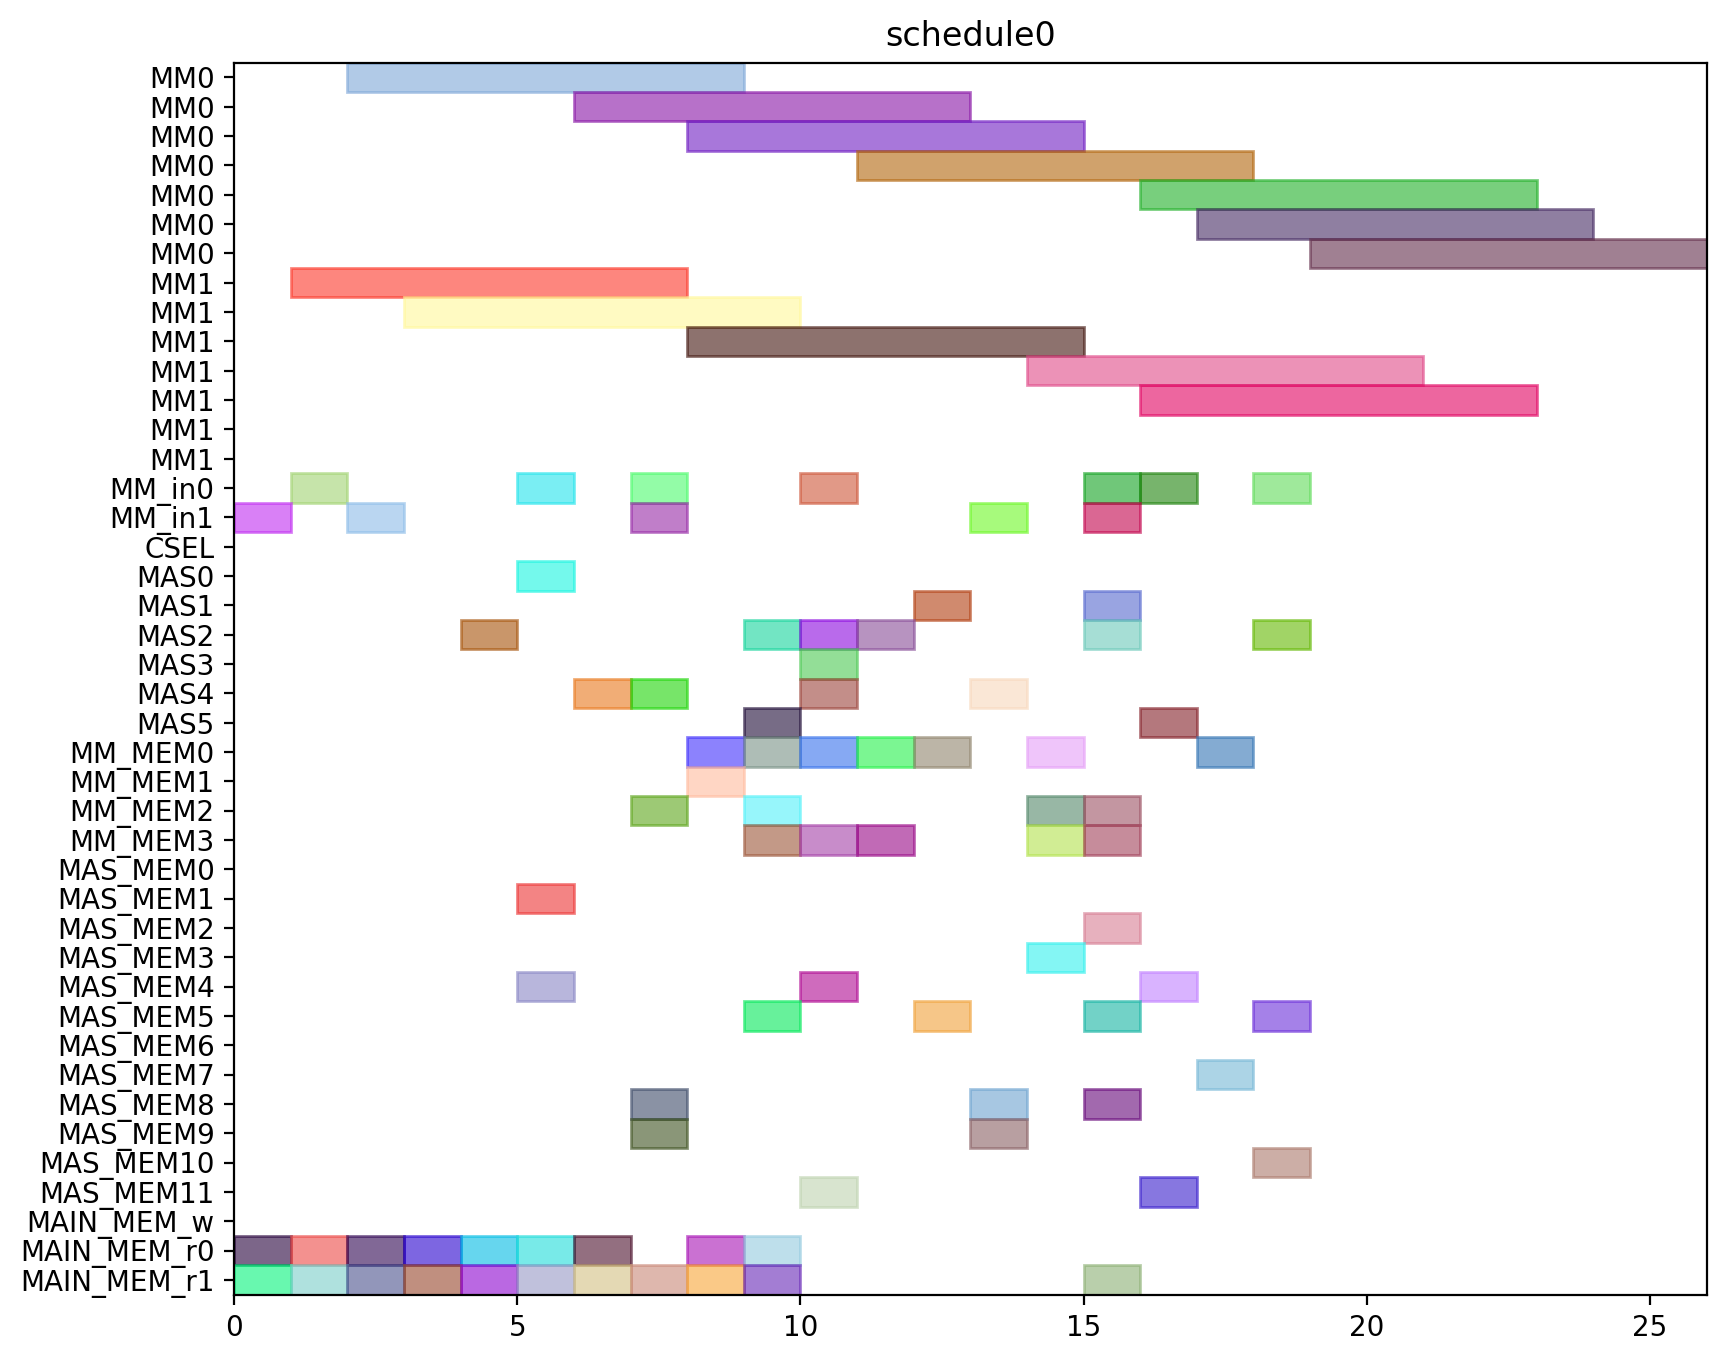

Here is the Python script that generated this plot:
from pyschedule import Scenario, solvers, plotters, alt


def solve():
	horizon = 120
	S = Scenario("schedule0", horizon=horizon)

	# resource
	MM = S.Resources('MM', num=2, size=7)
	MM_in = S.Resources('MM_in', num=2)
	CSEL = S.Resource('CSEL')
	MAS = S.Resources('MAS', num=6, size=1, periods=range(1, horizon))
	MM_MEM = S.Resources('MM_MEM', num=4)
	MAS_MEM = S.Resources('MAS_MEM', num=12)
	MAIN_MEM_w = S.Resource('MAIN_MEM_w', size=1)
	MAIN_MEM_r = S.Resources('MAIN_MEM_r', num=2)

	# result of previous scheduling

	# new tasks
	t0 = S.Task('t0', length=7, delay_cost=1)
	t0 += alt(MM)
	t0_in = S.Task('t0_in', length=1, delay_cost=1)
	t0_in += alt(MM_in)
	S += t0_in*MM_in[0]<=t0*MM[0]
	S += t0_in*MM_in[1]<=t0*MM[1]
	t0_mem0 = S.Task('t0_mem0', length=1, delay_cost=1)
	t0_mem0 += MAIN_MEM_r[0]
	S += t0_mem0 <= t0

	t0_mem1 = S.Task('t0_mem1', length=1, delay_cost=1)
	t0_mem1 += MAIN_MEM_r[1]
	S += t0_mem1 <= t0

	t1 = S.Task('t1', length=7, delay_cost=1)
	t1 += alt(MM)
	t1_in = S.Task('t1_in', length=1, delay_cost=1)
	t1_in += alt(MM_in)
	S += t1_in*MM_in[0]<=t1*MM[0]
	S += t1_in*MM_in[1]<=t1*MM[1]
	t1_mem0 = S.Task('t1_mem0', length=1, delay_cost=1)
	t1_mem0 += MAIN_MEM_r[0]
	S += t1_mem0 <= t1

	t1_mem1 = S.Task('t1_mem1', length=1, delay_cost=1)
	t1_mem1 += MAIN_MEM_r[1]
	S += t1_mem1 <= t1

	t2 = S.Task('t2', length=7, delay_cost=1)
	t2 += alt(MM)
	t2_in = S.Task('t2_in', length=1, delay_cost=1)
	t2_in += alt(MM_in)
	S += t2_in*MM_in[0]<=t2*MM[0]
	S += t2_in*MM_in[1]<=t2*MM[1]
	t2_mem0 = S.Task('t2_mem0', length=1, delay_cost=1)
	t2_mem0 += MAIN_MEM_r[0]
	S += t2_mem0 <= t2

	t2_mem1 = S.Task('t2_mem1', length=1, delay_cost=1)
	t2_mem1 += MAIN_MEM_r[1]
	S += t2_mem1 <= t2

	t3 = S.Task('t3', length=1, delay_cost=1)
	t3 += alt(MAS)
	t3_mem0 = S.Task('t3_mem0', length=1, delay_cost=1)
	t3_mem0 += MAIN_MEM_r[0]
	S += t3_mem0 <= t3

	t3_mem1 = S.Task('t3_mem1', length=1, delay_cost=1)
	t3_mem1 += MAIN_MEM_r[1]
	S += t3_mem1 <= t3

	t4 = S.Task('t4', length=1, delay_cost=1)
	t4 += alt(MAS)
	t4_mem0 = S.Task('t4_mem0', length=1, delay_cost=1)
	t4_mem0 += MAIN_MEM_r[0]
	S += t4_mem0 <= t4

	t4_mem1 = S.Task('t4_mem1', length=1, delay_cost=1)
	t4_mem1 += MAIN_MEM_r[1]
	S += t4_mem1 <= t4

	t8 = S.Task('t8', length=1, delay_cost=1)
	t8 += alt(MAS)
	t8_mem0 = S.Task('t8_mem0', length=1, delay_cost=1)
	t8_mem0 += MAIN_MEM_r[0]
	S += t8_mem0 <= t8

	t8_mem1 = S.Task('t8_mem1', length=1, delay_cost=1)
	t8_mem1 += MAIN_MEM_r[1]
	S += t8_mem1 <= t8

	t9 = S.Task('t9', length=1, delay_cost=1)
	t9 += alt(MAS)
	t9_mem0 = S.Task('t9_mem0', length=1, delay_cost=1)
	t9_mem0 += MAIN_MEM_r[0]
	S += t9_mem0 <= t9

	t9_mem1 = S.Task('t9_mem1', length=1, delay_cost=1)
	t9_mem1 += MAIN_MEM_r[1]
	S += t9_mem1 <= t9

	t13 = S.Task('t13', length=1, delay_cost=1)
	t13 += alt(MAS)
	t13_mem0 = S.Task('t13_mem0', length=1, delay_cost=1)
	t13_mem0 += MAIN_MEM_r[0]
	S += t13_mem0 <= t13

	t13_mem1 = S.Task('t13_mem1', length=1, delay_cost=1)
	t13_mem1 += MAIN_MEM_r[1]
	S += t13_mem1 <= t13

	t14 = S.Task('t14', length=1, delay_cost=1)
	t14 += alt(MAS)
	t14_mem0 = S.Task('t14_mem0', length=1, delay_cost=1)
	t14_mem0 += MAIN_MEM_r[0]
	S += t14_mem0 <= t14

	t14_mem1 = S.Task('t14_mem1', length=1, delay_cost=1)
	t14_mem1 += MAIN_MEM_r[1]
	S += t14_mem1 <= t14

	t5 = S.Task('t5', length=7, delay_cost=1)
	t5 += alt(MM)
	t5_in = S.Task('t5_in', length=1, delay_cost=1)
	t5_in += alt(MM_in)
	S += t5_in*MM_in[0]<=t5*MM[0]
	S += t5_in*MM_in[1]<=t5*MM[1]
	t5_mem0 = S.Task('t5_mem0', length=1, delay_cost=1)
	t5_mem0 += alt(MAS_MEM)
	S += (t3*MAS[0])-1 < t5_mem0*MAS_MEM[0]
	S += (t3*MAS[1])-1 < t5_mem0*MAS_MEM[2]
	S += (t3*MAS[2])-1 < t5_mem0*MAS_MEM[4]
	S += (t3*MAS[3])-1 < t5_mem0*MAS_MEM[6]
	S += (t3*MAS[4])-1 < t5_mem0*MAS_MEM[8]
	S += (t3*MAS[5])-1 < t5_mem0*MAS_MEM[10]
	S += t5_mem0 <= t5

	t5_mem1 = S.Task('t5_mem1', length=1, delay_cost=1)
	t5_mem1 += alt(MAS_MEM)
	S += (t4*MAS[0])-1 < t5_mem1*MAS_MEM[1]
	S += (t4*MAS[1])-1 < t5_mem1*MAS_MEM[3]
	S += (t4*MAS[2])-1 < t5_mem1*MAS_MEM[5]
	S += (t4*MAS[3])-1 < t5_mem1*MAS_MEM[7]
	S += (t4*MAS[4])-1 < t5_mem1*MAS_MEM[9]
	S += (t4*MAS[5])-1 < t5_mem1*MAS_MEM[11]
	S += t5_mem1 <= t5

	t6 = S.Task('t6', length=1, delay_cost=1)
	t6 += alt(MAS)
	t6_mem0 = S.Task('t6_mem0', length=1, delay_cost=1)
	t6_mem0 += alt(MM_MEM)
	S += (t0*MM[0])-1 < t6_mem0*MM_MEM[0]
	S += (t0*MM[1])-1 < t6_mem0*MM_MEM[2]
	S += t6_mem0 <= t6

	t6_mem1 = S.Task('t6_mem1', length=1, delay_cost=1)
	t6_mem1 += alt(MM_MEM)
	S += (t1*MM[0])-1 < t6_mem1*MM_MEM[1]
	S += (t1*MM[1])-1 < t6_mem1*MM_MEM[3]
	S += t6_mem1 <= t6

	t10 = S.Task('t10', length=7, delay_cost=1)
	t10 += alt(MM)
	t10_in = S.Task('t10_in', length=1, delay_cost=1)
	t10_in += alt(MM_in)
	S += t10_in*MM_in[0]<=t10*MM[0]
	S += t10_in*MM_in[1]<=t10*MM[1]
	t10_mem0 = S.Task('t10_mem0', length=1, delay_cost=1)
	t10_mem0 += alt(MAS_MEM)
	S += (t8*MAS[0])-1 < t10_mem0*MAS_MEM[0]
	S += (t8*MAS[1])-1 < t10_mem0*MAS_MEM[2]
	S += (t8*MAS[2])-1 < t10_mem0*MAS_MEM[4]
	S += (t8*MAS[3])-1 < t10_mem0*MAS_MEM[6]
	S += (t8*MAS[4])-1 < t10_mem0*MAS_MEM[8]
	S += (t8*MAS[5])-1 < t10_mem0*MAS_MEM[10]
	S += t10_mem0 <= t10

	t10_mem1 = S.Task('t10_mem1', length=1, delay_cost=1)
	t10_mem1 += alt(MAS_MEM)
	S += (t9*MAS[0])-1 < t10_mem1*MAS_MEM[1]
	S += (t9*MAS[1])-1 < t10_mem1*MAS_MEM[3]
	S += (t9*MAS[2])-1 < t10_mem1*MAS_MEM[5]
	S += (t9*MAS[3])-1 < t10_mem1*MAS_MEM[7]
	S += (t9*MAS[4])-1 < t10_mem1*MAS_MEM[9]
	S += (t9*MAS[5])-1 < t10_mem1*MAS_MEM[11]
	S += t10_mem1 <= t10

	t11 = S.Task('t11', length=1, delay_cost=1)
	t11 += alt(MAS)
	t11_mem0 = S.Task('t11_mem0', length=1, delay_cost=1)
	t11_mem0 += alt(MM_MEM)
	S += (t1*MM[0])-1 < t11_mem0*MM_MEM[0]
	S += (t1*MM[1])-1 < t11_mem0*MM_MEM[2]
	S += t11_mem0 <= t11

	t11_mem1 = S.Task('t11_mem1', length=1, delay_cost=1)
	t11_mem1 += alt(MM_MEM)
	S += (t2*MM[0])-1 < t11_mem1*MM_MEM[1]
	S += (t2*MM[1])-1 < t11_mem1*MM_MEM[3]
	S += t11_mem1 <= t11

	t15 = S.Task('t15', length=7, delay_cost=1)
	t15 += alt(MM)
	t15_in = S.Task('t15_in', length=1, delay_cost=1)
	t15_in += alt(MM_in)
	S += t15_in*MM_in[0]<=t15*MM[0]
	S += t15_in*MM_in[1]<=t15*MM[1]
	t15_mem0 = S.Task('t15_mem0', length=1, delay_cost=1)
	t15_mem0 += alt(MAS_MEM)
	S += (t13*MAS[0])-1 < t15_mem0*MAS_MEM[0]
	S += (t13*MAS[1])-1 < t15_mem0*MAS_MEM[2]
	S += (t13*MAS[2])-1 < t15_mem0*MAS_MEM[4]
	S += (t13*MAS[3])-1 < t15_mem0*MAS_MEM[6]
	S += (t13*MAS[4])-1 < t15_mem0*MAS_MEM[8]
	S += (t13*MAS[5])-1 < t15_mem0*MAS_MEM[10]
	S += t15_mem0 <= t15

	t15_mem1 = S.Task('t15_mem1', length=1, delay_cost=1)
	t15_mem1 += alt(MAS_MEM)
	S += (t14*MAS[0])-1 < t15_mem1*MAS_MEM[1]
	S += (t14*MAS[1])-1 < t15_mem1*MAS_MEM[3]
	S += (t14*MAS[2])-1 < t15_mem1*MAS_MEM[5]
	S += (t14*MAS[3])-1 < t15_mem1*MAS_MEM[7]
	S += (t14*MAS[4])-1 < t15_mem1*MAS_MEM[9]
	S += (t14*MAS[5])-1 < t15_mem1*MAS_MEM[11]
	S += t15_mem1 <= t15

	t16 = S.Task('t16', length=1, delay_cost=1)
	t16 += alt(MAS)
	t16_mem0 = S.Task('t16_mem0', length=1, delay_cost=1)
	t16_mem0 += alt(MM_MEM)
	S += (t0*MM[0])-1 < t16_mem0*MM_MEM[0]
	S += (t0*MM[1])-1 < t16_mem0*MM_MEM[2]
	S += t16_mem0 <= t16

	t16_mem1 = S.Task('t16_mem1', length=1, delay_cost=1)
	t16_mem1 += alt(MM_MEM)
	S += (t2*MM[0])-1 < t16_mem1*MM_MEM[1]
	S += (t2*MM[1])-1 < t16_mem1*MM_MEM[3]
	S += t16_mem1 <= t16

	t18 = S.Task('t18', length=1, delay_cost=1)
	t18 += alt(MAS)
	t18_mem0 = S.Task('t18_mem0', length=1, delay_cost=1)
	t18_mem0 += alt(MM_MEM)
	S += (t0*MM[0])-1 < t18_mem0*MM_MEM[0]
	S += (t0*MM[1])-1 < t18_mem0*MM_MEM[2]
	S += t18_mem0 <= t18

	t18_mem1 = S.Task('t18_mem1', length=1, delay_cost=1)
	t18_mem1 += alt(MM_MEM)
	S += (t0*MM[0])-1 < t18_mem1*MM_MEM[1]
	S += (t0*MM[1])-1 < t18_mem1*MM_MEM[3]
	S += t18_mem1 <= t18

	t20 = S.Task('t20', length=7, delay_cost=1)
	t20 += alt(MM)
	t20_in = S.Task('t20_in', length=1, delay_cost=1)
	t20_in += alt(MM_in)
	S += t20_in*MM_in[0]<=t20*MM[0]
	S += t20_in*MM_in[1]<=t20*MM[1]
	t20_mem0 = S.Task('t20_mem0', length=1, delay_cost=1)
	t20_mem0 += alt(MM_MEM)
	S += (t2*MM[0])-1 < t20_mem0*MM_MEM[0]
	S += (t2*MM[1])-1 < t20_mem0*MM_MEM[2]
	S += t20_mem0 <= t20

	t20_mem1 = S.Task('t20_mem1', length=1, delay_cost=1)
	t20_mem1 += MAIN_MEM_r[1]
	S += t20_mem1 <= t20

	t7 = S.Task('t7', length=1, delay_cost=1)
	t7 += alt(MAS)
	t7_mem0 = S.Task('t7_mem0', length=1, delay_cost=1)
	t7_mem0 += alt(MM_MEM)
	S += (t5*MM[0])-1 < t7_mem0*MM_MEM[0]
	S += (t5*MM[1])-1 < t7_mem0*MM_MEM[2]
	S += t7_mem0 <= t7

	t7_mem1 = S.Task('t7_mem1', length=1, delay_cost=1)
	t7_mem1 += alt(MAS_MEM)
	S += (t6*MAS[0])-1 < t7_mem1*MAS_MEM[1]
	S += (t6*MAS[1])-1 < t7_mem1*MAS_MEM[3]
	S += (t6*MAS[2])-1 < t7_mem1*MAS_MEM[5]
	S += (t6*MAS[3])-1 < t7_mem1*MAS_MEM[7]
	S += (t6*MAS[4])-1 < t7_mem1*MAS_MEM[9]
	S += (t6*MAS[5])-1 < t7_mem1*MAS_MEM[11]
	S += t7_mem1 <= t7

	t12 = S.Task('t12', length=1, delay_cost=1)
	t12 += alt(MAS)
	t12_mem0 = S.Task('t12_mem0', length=1, delay_cost=1)
	t12_mem0 += alt(MM_MEM)
	S += (t10*MM[0])-1 < t12_mem0*MM_MEM[0]
	S += (t10*MM[1])-1 < t12_mem0*MM_MEM[2]
	S += t12_mem0 <= t12

	t12_mem1 = S.Task('t12_mem1', length=1, delay_cost=1)
	t12_mem1 += alt(MAS_MEM)
	S += (t11*MAS[0])-1 < t12_mem1*MAS_MEM[1]
	S += (t11*MAS[1])-1 < t12_mem1*MAS_MEM[3]
	S += (t11*MAS[2])-1 < t12_mem1*MAS_MEM[5]
	S += (t11*MAS[3])-1 < t12_mem1*MAS_MEM[7]
	S += (t11*MAS[4])-1 < t12_mem1*MAS_MEM[9]
	S += (t11*MAS[5])-1 < t12_mem1*MAS_MEM[11]
	S += t12_mem1 <= t12

	t17 = S.Task('t17', length=1, delay_cost=1)
	t17 += alt(MAS)
	t17_mem0 = S.Task('t17_mem0', length=1, delay_cost=1)
	t17_mem0 += alt(MM_MEM)
	S += (t15*MM[0])-1 < t17_mem0*MM_MEM[0]
	S += (t15*MM[1])-1 < t17_mem0*MM_MEM[2]
	S += t17_mem0 <= t17

	t17_mem1 = S.Task('t17_mem1', length=1, delay_cost=1)
	t17_mem1 += alt(MAS_MEM)
	S += (t16*MAS[0])-1 < t17_mem1*MAS_MEM[1]
	S += (t16*MAS[1])-1 < t17_mem1*MAS_MEM[3]
	S += (t16*MAS[2])-1 < t17_mem1*MAS_MEM[5]
	S += (t16*MAS[3])-1 < t17_mem1*MAS_MEM[7]
	S += (t16*MAS[4])-1 < t17_mem1*MAS_MEM[9]
	S += (t16*MAS[5])-1 < t17_mem1*MAS_MEM[11]
	S += t17_mem1 <= t17

	t19 = S.Task('t19', length=1, delay_cost=1)
	t19 += alt(MAS)
	t19_mem0 = S.Task('t19_mem0', length=1, delay_cost=1)
	t19_mem0 += alt(MM_MEM)
	S += (t0*MM[0])-1 < t19_mem0*MM_MEM[0]
	S += (t0*MM[1])-1 < t19_mem0*MM_MEM[2]
	S += t19_mem0 <= t19

	t19_mem1 = S.Task('t19_mem1', length=1, delay_cost=1)
	t19_mem1 += alt(MAS_MEM)
	S += (t18*MAS[0])-1 < t19_mem1*MAS_MEM[1]
	S += (t18*MAS[1])-1 < t19_mem1*MAS_MEM[3]
	S += (t18*MAS[2])-1 < t19_mem1*MAS_MEM[5]
	S += (t18*MAS[3])-1 < t19_mem1*MAS_MEM[7]
	S += (t18*MAS[4])-1 < t19_mem1*MAS_MEM[9]
	S += (t18*MAS[5])-1 < t19_mem1*MAS_MEM[11]
	S += t19_mem1 <= t19

	t21 = S.Task('t21', length=1, delay_cost=1)
	t21 += alt(MAS)
	t21_mem0 = S.Task('t21_mem0', length=1, delay_cost=1)
	t21_mem0 += alt(MM_MEM)
	S += (t1*MM[0])-1 < t21_mem0*MM_MEM[0]
	S += (t1*MM[1])-1 < t21_mem0*MM_MEM[2]
	S += t21_mem0 <= t21

	t21_mem1 = S.Task('t21_mem1', length=1, delay_cost=1)
	t21_mem1 += alt(MM_MEM)
	S += (t20*MM[0])-1 < t21_mem1*MM_MEM[1]
	S += (t20*MM[1])-1 < t21_mem1*MM_MEM[3]
	S += t21_mem1 <= t21

	t22 = S.Task('t22', length=1, delay_cost=1)
	t22 += alt(MAS)
	t22_mem0 = S.Task('t22_mem0', length=1, delay_cost=1)
	t22_mem0 += alt(MM_MEM)
	S += (t1*MM[0])-1 < t22_mem0*MM_MEM[0]
	S += (t1*MM[1])-1 < t22_mem0*MM_MEM[2]
	S += t22_mem0 <= t22

	t22_mem1 = S.Task('t22_mem1', length=1, delay_cost=1)
	t22_mem1 += alt(MM_MEM)
	S += (t20*MM[0])-1 < t22_mem1*MM_MEM[1]
	S += (t20*MM[1])-1 < t22_mem1*MM_MEM[3]
	S += t22_mem1 <= t22

	t23 = S.Task('t23', length=7, delay_cost=1)
	t23 += alt(MM)
	t23_in = S.Task('t23_in', length=1, delay_cost=1)
	t23_in += alt(MM_in)
	S += t23_in*MM_in[0]<=t23*MM[0]
	S += t23_in*MM_in[1]<=t23*MM[1]
	t23_mem0 = S.Task('t23_mem0', length=1, delay_cost=1)
	t23_mem0 += alt(MAS_MEM)
	S += (t17*MAS[0])-1 < t23_mem0*MAS_MEM[0]
	S += (t17*MAS[1])-1 < t23_mem0*MAS_MEM[2]
	S += (t17*MAS[2])-1 < t23_mem0*MAS_MEM[4]
	S += (t17*MAS[3])-1 < t23_mem0*MAS_MEM[6]
	S += (t17*MAS[4])-1 < t23_mem0*MAS_MEM[8]
	S += (t17*MAS[5])-1 < t23_mem0*MAS_MEM[10]
	S += t23_mem0 <= t23

	t23_mem1 = S.Task('t23_mem1', length=1, delay_cost=1)
	t23_mem1 += MAIN_MEM_r[1]
	S += t23_mem1 <= t23

	t25 = S.Task('t25', length=7, delay_cost=1)
	t25 += alt(MM)
	t25_in = S.Task('t25_in', length=1, delay_cost=1)
	t25_in += alt(MM_in)
	S += t25_in*MM_in[0]<=t25*MM[0]
	S += t25_in*MM_in[1]<=t25*MM[1]
	t25_mem0 = S.Task('t25_mem0', length=1, delay_cost=1)
	t25_mem0 += alt(MAS_MEM)
	S += (t7*MAS[0])-1 < t25_mem0*MAS_MEM[0]
	S += (t7*MAS[1])-1 < t25_mem0*MAS_MEM[2]
	S += (t7*MAS[2])-1 < t25_mem0*MAS_MEM[4]
	S += (t7*MAS[3])-1 < t25_mem0*MAS_MEM[6]
	S += (t7*MAS[4])-1 < t25_mem0*MAS_MEM[8]
	S += (t7*MAS[5])-1 < t25_mem0*MAS_MEM[10]
	S += t25_mem0 <= t25

	t25_mem1 = S.Task('t25_mem1', length=1, delay_cost=1)
	t25_mem1 += alt(MAS_MEM)
	S += (t22*MAS[0])-1 < t25_mem1*MAS_MEM[1]
	S += (t22*MAS[1])-1 < t25_mem1*MAS_MEM[3]
	S += (t22*MAS[2])-1 < t25_mem1*MAS_MEM[5]
	S += (t22*MAS[3])-1 < t25_mem1*MAS_MEM[7]
	S += (t22*MAS[4])-1 < t25_mem1*MAS_MEM[9]
	S += (t22*MAS[5])-1 < t25_mem1*MAS_MEM[11]
	S += t25_mem1 <= t25

	t27 = S.Task('t27', length=7, delay_cost=1)
	t27 += alt(MM)
	t27_in = S.Task('t27_in', length=1, delay_cost=1)
	t27_in += alt(MM_in)
	S += t27_in*MM_in[0]<=t27*MM[0]
	S += t27_in*MM_in[1]<=t27*MM[1]
	t27_mem0 = S.Task('t27_mem0', length=1, delay_cost=1)
	t27_mem0 += alt(MAS_MEM)
	S += (t22*MAS[0])-1 < t27_mem0*MAS_MEM[0]
	S += (t22*MAS[1])-1 < t27_mem0*MAS_MEM[2]
	S += (t22*MAS[2])-1 < t27_mem0*MAS_MEM[4]
	S += (t22*MAS[3])-1 < t27_mem0*MAS_MEM[6]
	S += (t22*MAS[4])-1 < t27_mem0*MAS_MEM[8]
	S += (t22*MAS[5])-1 < t27_mem0*MAS_MEM[10]
	S += t27_mem0 <= t27

	t27_mem1 = S.Task('t27_mem1', length=1, delay_cost=1)
	t27_mem1 += alt(MAS_MEM)
	S += (t21*MAS[0])-1 < t27_mem1*MAS_MEM[1]
	S += (t21*MAS[1])-1 < t27_mem1*MAS_MEM[3]
	S += (t21*MAS[2])-1 < t27_mem1*MAS_MEM[5]
	S += (t21*MAS[3])-1 < t27_mem1*MAS_MEM[7]
	S += (t21*MAS[4])-1 < t27_mem1*MAS_MEM[9]
	S += (t21*MAS[5])-1 < t27_mem1*MAS_MEM[11]
	S += t27_mem1 <= t27

	t28 = S.Task('t28', length=7, delay_cost=1)
	t28 += alt(MM)
	t28_in = S.Task('t28_in', length=1, delay_cost=1)
	t28_in += alt(MM_in)
	S += t28_in*MM_in[0]<=t28*MM[0]
	S += t28_in*MM_in[1]<=t28*MM[1]
	t28_mem0 = S.Task('t28_mem0', length=1, delay_cost=1)
	t28_mem0 += alt(MAS_MEM)
	S += (t19*MAS[0])-1 < t28_mem0*MAS_MEM[0]
	S += (t19*MAS[1])-1 < t28_mem0*MAS_MEM[2]
	S += (t19*MAS[2])-1 < t28_mem0*MAS_MEM[4]
	S += (t19*MAS[3])-1 < t28_mem0*MAS_MEM[6]
	S += (t19*MAS[4])-1 < t28_mem0*MAS_MEM[8]
	S += (t19*MAS[5])-1 < t28_mem0*MAS_MEM[10]
	S += t28_mem0 <= t28

	t28_mem1 = S.Task('t28_mem1', length=1, delay_cost=1)
	t28_mem1 += alt(MAS_MEM)
	S += (t7*MAS[0])-1 < t28_mem1*MAS_MEM[1]
	S += (t7*MAS[1])-1 < t28_mem1*MAS_MEM[3]
	S += (t7*MAS[2])-1 < t28_mem1*MAS_MEM[5]
	S += (t7*MAS[3])-1 < t28_mem1*MAS_MEM[7]
	S += (t7*MAS[4])-1 < t28_mem1*MAS_MEM[9]
	S += (t7*MAS[5])-1 < t28_mem1*MAS_MEM[11]
	S += t28_mem1 <= t28

	t29 = S.Task('t29', length=7, delay_cost=1)
	t29 += alt(MM)
	t29_in = S.Task('t29_in', length=1, delay_cost=1)
	t29_in += alt(MM_in)
	S += t29_in*MM_in[0]<=t29*MM[0]
	S += t29_in*MM_in[1]<=t29*MM[1]
	t29_mem0 = S.Task('t29_mem0', length=1, delay_cost=1)
	t29_mem0 += alt(MAS_MEM)
	S += (t21*MAS[0])-1 < t29_mem0*MAS_MEM[0]
	S += (t21*MAS[1])-1 < t29_mem0*MAS_MEM[2]
	S += (t21*MAS[2])-1 < t29_mem0*MAS_MEM[4]
	S += (t21*MAS[3])-1 < t29_mem0*MAS_MEM[6]
	S += (t21*MAS[4])-1 < t29_mem0*MAS_MEM[8]
	S += (t21*MAS[5])-1 < t29_mem0*MAS_MEM[10]
	S += t29_mem0 <= t29

	t29_mem1 = S.Task('t29_mem1', length=1, delay_cost=1)
	t29_mem1 += alt(MAS_MEM)
	S += (t12*MAS[0])-1 < t29_mem1*MAS_MEM[1]
	S += (t12*MAS[1])-1 < t29_mem1*MAS_MEM[3]
	S += (t12*MAS[2])-1 < t29_mem1*MAS_MEM[5]
	S += (t12*MAS[3])-1 < t29_mem1*MAS_MEM[7]
	S += (t12*MAS[4])-1 < t29_mem1*MAS_MEM[9]
	S += (t12*MAS[5])-1 < t29_mem1*MAS_MEM[11]
	S += t29_mem1 <= t29

	solvers.mip.solve(S,msg=1,kind='CPLEX',ratio_gap=1.01)

	solution = [['hoge']*len(S.solution()[1]) for i in range(len(S.solution()))]
	for i in range(len(S.solution())):
		for j in range(len(S.solution()[i])):
			solution[i][j]=str(S.solution()[i][j])
	print(solution)

	cycles = int(solution[-1][3])

	pic_file_name = "/home/mfukuda/ABE/multiRAM_multiMAS_16mux/scheduling_result/stage7MM2_stage1MAS6/EP_ADD_A_0/schedule0.png"
	if(S.solution() != []):
		plotters.matplotlib.plot(S,img_filename=pic_file_name, show_task_labels=False, fig_size=(cycles*0.25+3, 8))

	return solution
